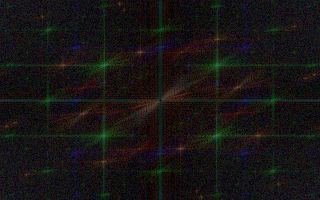
#> input picture images/example-spectrum.png, 320 x 200 px
$ python descreen.py images/example-spectrum.png out.png
#> lines starting #> are read from the running program, lines starting #| are printed output that depends on the picture
import cv2
import numpy as np
import argparse

parser = argparse.ArgumentParser(description='An fft-based descreen filter')
parser.add_argument('input')
parser.add_argument('output')
parser.add_argument('--thresh', '-t', default=92, type=int,
                    help='Threshold level for normalized magnitude spectrum')
parser.add_argument('--radius', '-r', default=6, type=int,
                    help='Radius to expand the area of mask pixels')
parser.add_argument('--middle', '-m', default=4, type=int,
                    help='Ratio for middle preservation')
args = parser.parse_args()

def normalize(h, w):
    x = np.arange(w)
    y = np.arange(h)
    cx = np.abs(x - w//2) ** 0.5
    cy = np.abs(y - h//2) ** 0.5
    energy = cx[None,:] + cy[:,None]
    return np.maximum(energy*energy, 0.01)

def ellipse(w, h):
    offset = (w+h)/2./(w*h)
    y, x = np.ogrid[-h: h+1., -w: w+1.]
    return np.uint8((x/w)**2 + (y/h)**2 - offset <= 1)

img = np.float32(cv2.imread(args.input).transpose(2, 0, 1))
rows, cols = img.shape[-2:]
#> rows = 200; cols = 320
coefs = normalize(rows, cols)
mid = args.middle*2
rad = args.radius
ew, eh = cols//mid, rows//mid
#> ew = 40; eh = 25
pw, ph = (cols-ew*2)//2, (rows-eh*2)//2
#> pw = 120; ph = 75
middle = np.pad(ellipse(ew, eh), ((ph,rows-ph-eh*2-1), (pw,cols-pw-ew*2-1)), 'constant')

for i in range(3):
    fftimg = cv2.dft(img[i],flags = 18)
    fftimg = np.fft.fftshift(fftimg)
    spectrum = 20*np.log(cv2.magnitude(fftimg[:,:,0],fftimg[:,:,1]) * coefs)

    ret, thresh = cv2.threshold(np.float32(np.maximum(0, spectrum)), args.thresh, 255, cv2.THRESH_BINARY)
    thresh *= 1-middle
    thresh = cv2.dilate(thresh, ellipse(rad,rad))
    thresh = cv2.GaussianBlur(thresh, (0,0), rad/3., 0, 0, cv2.BORDER_REPLICATE)
    thresh = 1 - thresh / 255

    img_back = fftimg * np.repeat(thresh[...,None], 2, axis = 2)
    img_back = np.fft.ifftshift(img_back)
    img_back = cv2.idft(img_back)
    img[i] = cv2.magnitude(img_back[:,:,0],img_back[:,:,1])
#> this loop made 3 passes
#> pass 1, `spectrum = 20*np.log(cv2.magnitude(fftimg[:,:,0],fftimg[:,:,1]) * coefs)`:
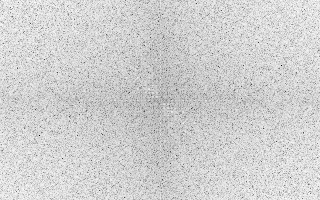
#> spectrum: shape (200, 320) float64; min -206.5, max 83.42, mean 31.1; drawn with min black and max white
#> pass 2, `spectrum = 20*np.log(cv2.magnitude(fftimg[:,:,0],fftimg[:,:,1]) * coefs)`:
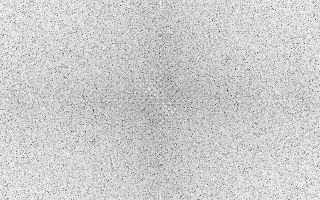
#> spectrum: shape (200, 320) float64; min -189.8, max 84.4, mean 30.9; drawn with min black and max white

cv2.imwrite(args.output, img.transpose(1, 2, 0))
